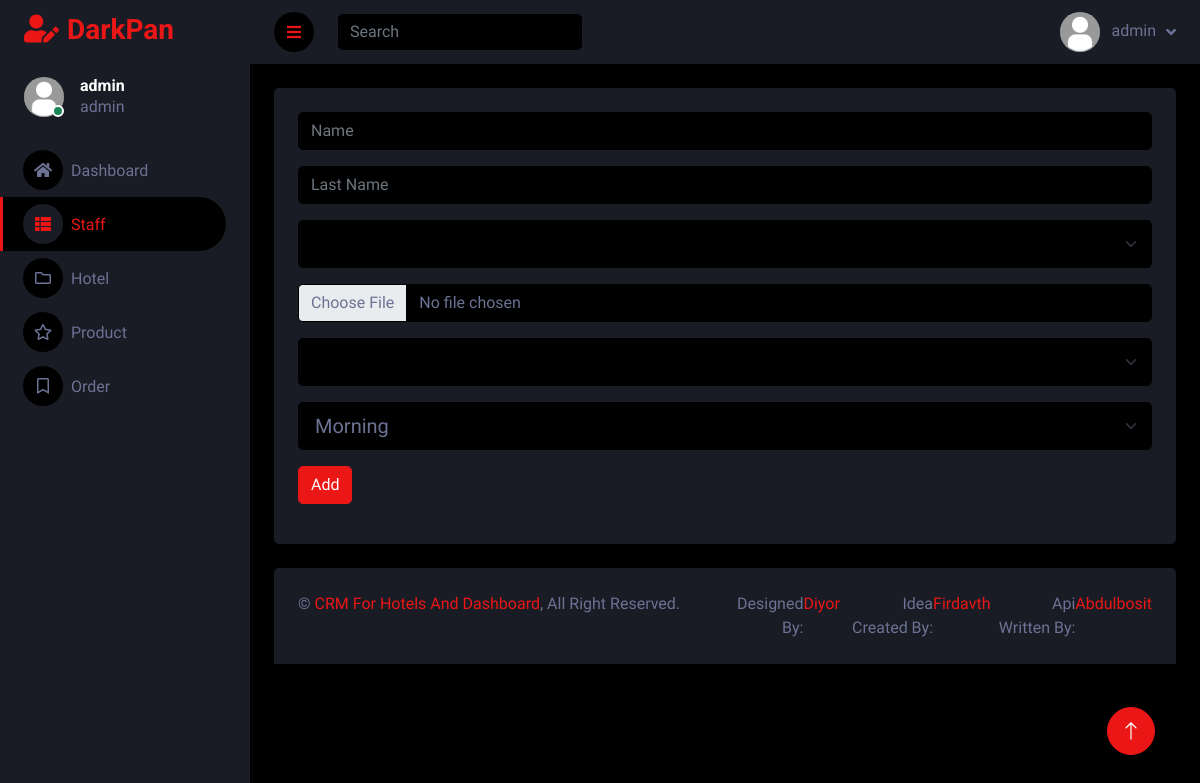
Before: /staff/add/ (signed in) with the older database file.
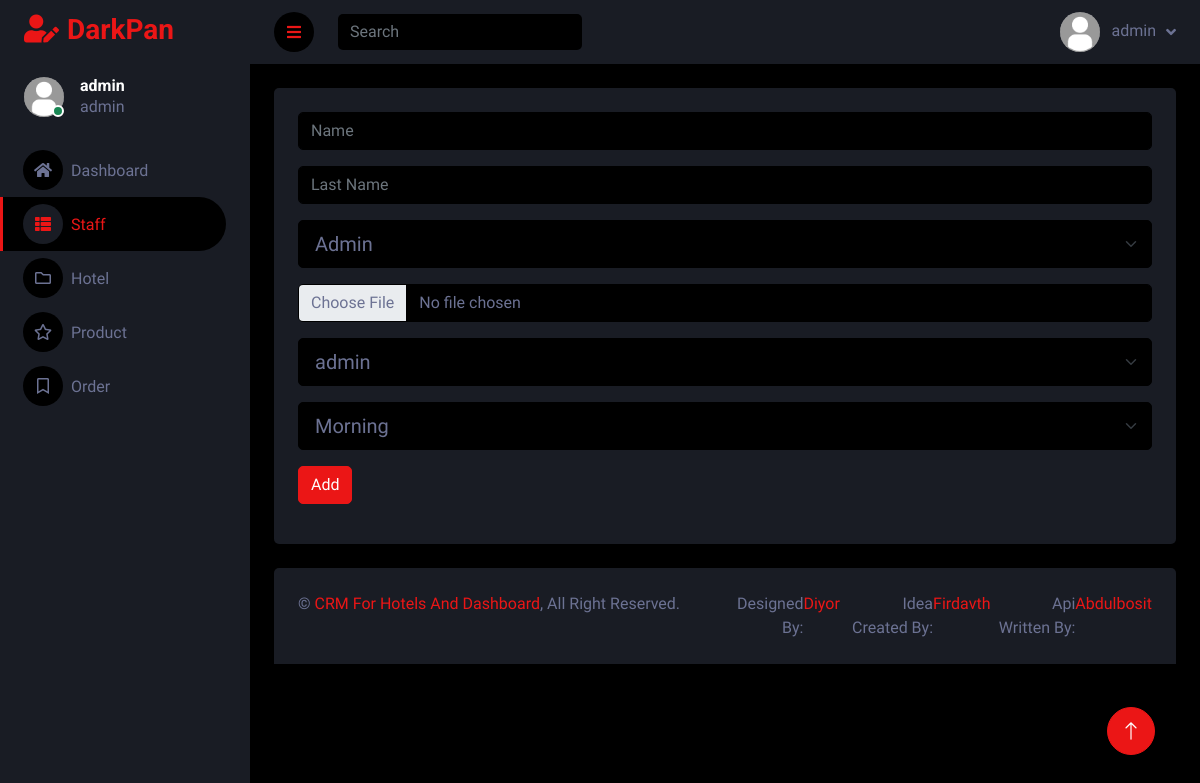
After: the same page with the newer database file.
### main/models.py (models this page shows)
class User(AbstractUser):
    status = models.IntegerField(default=3, choices=(
        (1, 'admin'),
        (2, 'staff'),
        (3, 'user'),
    ))
    phone = models.IntegerField(null=True, blank=True)
    passport = models.CharField(max_length=210, null=True, blank=True)

### main/views.py (the view, shortened to what this page needs)
# urls.py: path('staff/add/', add_staff, name='add-staff'),
@login_required(login_url='login')
def add_staff(request):
    us = User.objects.filter(status=2)
    context = {
        'users': us.last(),
        'role': Role.objects.all()
    }
    return render(request, 'add-staff.html', context)

### templates/add-staff.html (shortened to what this page needs)
{% extends "base.html" %}
{% block content %}
<div class="container-fluid pt-4 px-4">
    <div class="row g-4">
        <div class="col-sm-12 col-xl-12">
            <div class="bg-secondary rounded h-100 p-4">
                <form action="{% url 'add-staff' %}" method="post" enctype="multipart/form-data">
                    <div class="col-12">
                        <input type="text" name="name" class="form-control mb-3" placeholder="Name" required>
                    </div>
                    <div class="col-12">
                        <input type="text" name="l-name" class="form-control mb-3" placeholder="Last Name" required>
                    </div>
                    <div class="col-12">
                         <select class="form-select form-select-lg mb-3" name="status" aria-label=".form-select-lg example" required>
                            {% for i in role %}
                                <option value="{{ i.id }}">{{ i.name }}</option>
                            {% endfor %}
                        </select>
                    </div>
                    <div class="col-12">
                        <input class="form-control bg-dark mb-3" name="img" type="file" required>
                    </div>
                    <div class="col-12">
                        <select class="form-select form-select-lg mb-3" name="user" aria-label=".form-select-lg example" required>
                            <option value="{{ users.id }}">{{ users.first_name }}</option>
                        </select>
                    </div>
                    <div class="col-12">
                        <select class="form-select form-select-lg mb-3" name="time" aria-label=".form-select-lg example" required>
                            <option value="1">Morning</option>
                        </select>
                    </div>
                    <button type="submit" class="btn btn-primary mb-3">Add</button>
                </form>
            </div>
        </div>
    </div>
</div>
{% endblock %}

### templates/base.html (shortened to what this page needs)
{% load static %}
<!DOCTYPE html>
<html lang="en">
<head>
    <link href="https://cdnjs.cloudflare.com/ajax/libs/font-awesome/5.10.0/css/all.min.css" rel="stylesheet">
    <link href="https://cdn.jsdelivr.net/npm/bootstrap-icons@1.4.1/font/bootstrap-icons.css" rel="stylesheet">
    <link href="{% static 'lib/owlcarousel/assets/owl.carousel.min.css' %}" rel="stylesheet">
    <link href="{% static 'lib/tempusdominus/css/tempusdominus-bootstrap-4.min.css' %}" rel="stylesheet" />
    <link href="{% static 'css/bootstrap.min.css' %}" rel="stylesheet">
    <link href="{% static 'css/style.css' %}" rel="stylesheet">
</head>
<body>
    <div class="container-fluid position-relative d-flex p-0">
        <div class="sidebar pe-4 pb-3">
            <nav class="navbar bg-secondary navbar-dark">
                <a href="{% url 'dashboard' %}" class="navbar-brand mx-4 mb-3">
                    <h3 class="text-primary"><i class="fa fa-user-edit me-2"></i>DarkPan</h3>
                </a>
                <div class="d-flex align-items-center ms-4 mb-4">
                    <div class="position-relative">
                        <img class="rounded-circle" src="{% static 'img/user.png' %}" alt="" style="width: 40px; height: 40px;">
                        <div class="bg-success rounded-circle border border-2 border-white position-absolute end-0 bottom-0 p-1"></div>
                    </div>
                    <div class="ms-3">
                        <h6 class="mb-0">{{ user }}</h6>
                        <span>{{ user.get_status_display }}</span>
                    </div>
                </div>
                <div class="navbar-nav w-100">
                    {% if request.path == '/dashboard/' %}
                        <a href="{% url 'dashboard' %}" class="nav-item nav-link active"><i class="fa fa-home me-2"></i>Dashboard</a>
                    {% else %}
                        <a href="{% url 'dashboard' %}" class="nav-item nav-link"><i class="fa fa-home me-2"></i>Dashboard</a>
                    {% endif %}
                    <div class="nav-item dropdown">
                        {% if request.path == '/role/' %}
                            <a href="#" class="nav-link active" data-bs-toggle="dropdown"><i class="fa fa-th-list me-2"></i>Staff</a>
                            <div class="dropdown-menu bg-transparent border-0">
                                <a href="{% url 'role' %}" class="dropdown-item ml">Role For Staff</a>
                                <a href="{% url 'users' %}" class="dropdown-item ml">Users For Staff</a>
                                <a href="{% url 'staff' %}" class="dropdown-item ml">Staff</a>
                            </div>
                        {% elif request.path == '/staff/add/' %}
                            <a href="#" class="nav-link active" data-bs-toggle="dropdown"><i class="fa fa-th-list me-2"></i>Staff</a>
                        {% endif %}
                    </div>
                    <div class="nav-item dropdown">
                        {% if request.path == '/rooms/image/' %}
                            <a href="#" class="nav-link active" data-bs-toggle="dropdown"><i class="far fa-folder me-2"></i>Hotel</a>
                            <div class="dropdown-menu bg-transparent border-0 ml">
                                <a href="{% url 'category' %}" class="dropdown-item">Room Category</a>
                                <a href="{% url 'image' %}" class="dropdown-item">Room Image</a>
                                <a href="{% url 'room' %}" class="dropdown-item">Room</a>
                                <a href="{% url 'des' %}" class="dropdown-item">About Room</a>
                                <a href="{% url 'ads' %}" class="dropdown-item">Advertisers</a>
                                <a href="{% url 'hotel-image' %}" class="dropdown-item">Hotel Image</a>
                                <a href="{% url 'hotel' %}" class="dropdown-item">Hotel</a>
                            </div>
                        {% else %}
                            <a href="#" class="nav-link" data-bs-toggle="dropdown"><i class="far fa-folder me-2"></i>Hotel</a>
                        {% endif %}
                    </div>
                    <div class="nav-item dropdown">
                        {% if request.path == '/food/'%}
                            <a href="#" class="nav-link active" data-bs-toggle="dropdown"><i class="far fa-star me-2"></i>Product</a>
                            <div class="dropdown-menu bg-transparent border-0 ml">
                                <a href="{% url 'food' %}" class="dropdown-item">Food</a>
                                <a href="{% url 'menu' %}" class="dropdown-item">Menu</a>
                            </div>
                        {% elif request.path == '/menu/' %}
                            <a href="#" class="nav-link active" data-bs-toggle="dropdown"><i class="far fa-star me-2"></i>Product</a>
                            <div class="dropdown-menu bg-transparent border-0 ml">
                                <a href="{% url 'food' %}" class="dropdown-item">Food</a>
                                <a href="{% url 'menu' %}" class="dropdown-item">Menu</a>
                            </div>
                        {% else %}
                            <a href="#" class="nav-link" data-bs-toggle="dropdown"><i class="far fa-star me-2"></i>Product</a>
                        {% endif %}
                    </div>
                    <div class="nav-item dropdown">
                        {% if request.path == '/order/' %}
                            <a href="{% url 'order' %}" class="nav-link active" data-bs-toggle="dropdown"><i class="far fa-bookmark me-2"></i>Order</a>
                        {% else %}
                            <a href="{% url 'order' %}" class="nav-link" data-bs-toggle="dropdown"><i class="far fa-bookmark me-2"></i>Order</a>
                        {% endif %}
                    </div>
                </div>
            </nav>
        </div>
        <div class="content">
            <nav class="navbar navbar-expand bg-secondary navbar-dark sticky-top px-4 py-0">
                <a href="#" class="sidebar-toggler flex-shrink-0">
                    <i class="fa fa-bars"></i>
                </a>
                <form class="d-none d-md-flex ms-4">
                    <input class="form-control bg-dark border-0" type="search" placeholder="Search">
                </form>
                <div class="navbar-nav align-items-center ms-auto">
                    <div class="nav-item dropdown">
                        <a href="#" class="nav-link dropdown-toggle" data-bs-toggle="dropdown">
                            <img class="rounded-circle me-lg-2" src="{% static 'img/user.png' %}" alt="" style="width: 40px; height: 40px;">
                            <span class="d-none d-lg-inline-flex">{{ user }}</span>
                        </a>
                    </div>
                </div>
            </nav>
        {% block content %}
        {% endblock content %}
            <div class="container-fluid pt-4 px-4">
                <div class="bg-secondary rounded-top p-4">
                    <div class="row">
                        <div class="col-12 col-sm-6 text-center text-sm-start">
                            &copy; <a href="{% url 'dashboard' %}">CRM For Hotels And Dashboard</a>, All Right Reserved.
                        </div>
                        <div class="col-12 col-sm-6 text-center text-sm-end df">
                            Designed By:  <a href="mailto:dbdmjkf@gmail.com">Diyor</a>
                            &emsp;Idea Created By: <a href="#">Firdavth</a>
                            &emsp;Api Written By: <a href="#">Abdulbosit</a>
                        </div>
                    </div>
                </div>
            </div>
        </div>
        <a href="#" class="btn btn-lg btn-primary btn-lg-square back-to-top"><i class="bi bi-arrow-up"></i></a>
    </div>
</body>
</html>

### static/css/style.css (style rules this page uses)
:root { --primary: #EB1616; --secondary: #191C24; --light: #6C7293; --dark: #000000; }
.back-to-top { position: fixed; display: none; right: 45px; bottom: 45px; z-index: 99; }
.btn { transition: .5s; }
.btn-lg-square { width: 48px; height: 48px; }
.btn-square, .btn-sm-square, .btn-lg-square { padding: 0; display: inline-flex; align-items: center; justify-content: center; font-weight: normal; border-radius: 50px; }
.sidebar { position: fixed; top: 0; left: 0; bottom: 0; width: 250px; height: 100vh; overflow-y: auto; background: var(--secondary); transition: 0.5s; z-index: 999; }
.content { margin-left: 250px; min-height: 100vh; background: var(--dark); transition: 0.5s; }
@media (min-width: 992px) { .sidebar { margin-left: 0; } }
@media (min-width: 992px) { .content { width: calc(100% - 250px); } }
.sidebar .navbar .navbar-nav .nav-link { padding: 7px 20px; color: var(--light); font-weight: 500; border-left: 3px solid var(--secondary); border-radius: 0 30px 30px 0; outline: none; }
.sidebar .navbar .navbar-nav .nav-link:hover, .sidebar .navbar .navbar-nav .nav-link.active { color: var(--primary); background: var(--dark); border-color: var(--primary); }
.sidebar .navbar .navbar-nav .nav-link i { width: 40px; height: 40px; display: inline-flex; align-items: center; justify-content: center; background: var(--dark); border-radius: 40px; }
.sidebar .navbar .navbar-nav .nav-link:hover i, .sidebar .navbar .navbar-nav .nav-link.active i { background: var(--secondary); }
.content .navbar .navbar-nav .nav-link { margin-left: 25px; padding: 12px 0; color: var(--light); outline: none; }
.content .navbar .sidebar-toggler, .content .navbar .navbar-nav .nav-link i { width: 40px; height: 40px; display: inline-flex; align-items: center; justify-content: center; background: var(--dark); border-radius: 40px; }
.content .navbar .dropdown-toggle::after { margin-left: 6px; vertical-align: middle; border: none; content: "\f107"; font-family: "Font Awesome 5 Free"; font-weight: 900; transition: .5s; }
.df { display: flex; justify-content: center; }

Changed rows visible on the page:
added User: user "admin"
Other visible differences:
form field status: (not shown) → "Admin"
